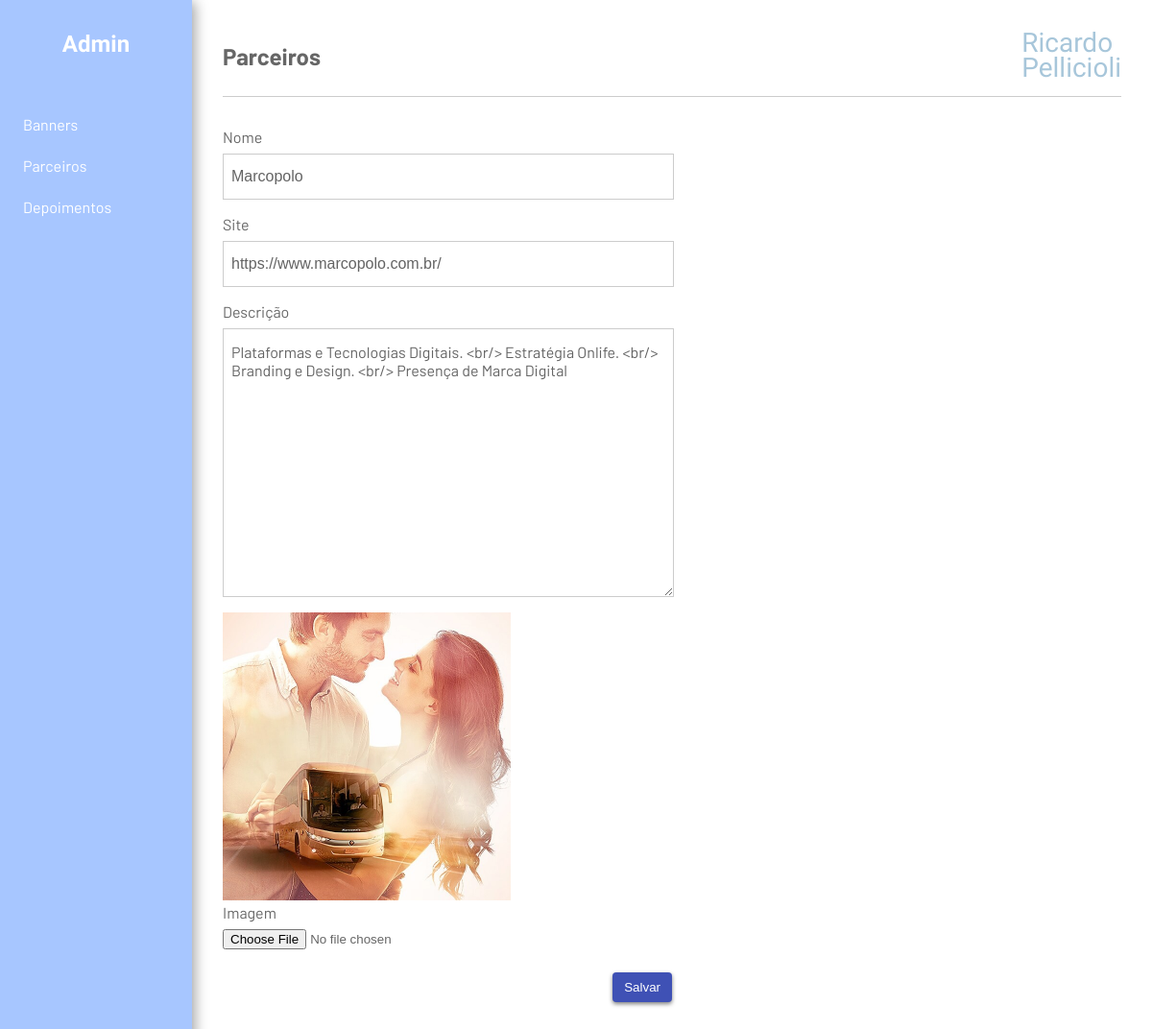
The page /admin/parceiro/editar/1 on the database its author committed.
### tables this page shows
CREATE TABLE `partner` (
  `id` int(11) NOT NULL AUTO_INCREMENT,
  `imageId` int(11) DEFAULT NULL,
  `name` varchar(255) NOT NULL,
  `description` text NULL,
  `url` varchar(255) NOT NULL,
  PRIMARY KEY (`id`),
  KEY `imageId` (`imageId`),
  CONSTRAINT `partner_ibfk_1` FOREIGN KEY (`imageId`) REFERENCES `file` (`id`) ON DELETE SET NULL ON UPDATE CASCADE
);

CREATE TABLE `file` (
  `id` int(11) NOT NULL AUTO_INCREMENT,
  `file` varchar(255) NOT NULL,
  `path` varchar(255) NOT NULL,
  `extension` varchar(25) DEFAULT NULL,
  PRIMARY KEY (`id`)
);

### application/controllers/Main.php (called while the page is built, shortened)
<?php
class Main extends CI_Controller {
	function __construct(){
		$this->load->helper('url');
	}
	public function partner($id){
		if($id){
			$this->load->model('partner_m');
			$partner = $this->partner_m->get($id);
		}
		$this->load->view('main', array(
			'content' => 'admin',
			'title' => "Parceiros",
			'container' => 'form-partner',
			'partner' => $partner,
			'user' => $_SESSION['user']
		));
	}
}

### index.php (called while the page is built, shortened)
<?php
require_once BASEPATH.'core/CodeIgniter.php';

### application/models/partner_m.php (called while the page is built, shortened)
<?php
class Partner_m extends CI_Model {
    public $table = 'partner';
    public $table_file = 'file';
    function get($id = FALSE){
        $this->db->select('partner.id, partner.name, partner.description, partner.url, file.file, file.path')
            ->from($this->table.' as partner')
            ->join($this->table_file.' as file', 'partner.imageId'.' = file.id', 'inner')
            ->order_by('partner.id', 'ASC');
        if($id)
            $this->db->where('partner.id', $id);
        $query = $this->db->get();
        $data = $query->result();
        return $data;
    }
}
?>

### application/views/form-partner.php (the view)
<form class="common-form" action="<?php echo base_url('admin/partner/save' . $partner[0]->id); ?>" method="POST">
    <div class="flex column">
        <label>
            Nome
        </label>
        <input type="text" id="name" name="name" value="<?php if(isset($partner)) echo $partner[0]->name; ?>" class="input" autocomplete="off" />
    </div>
    <div class="flex column">
        <label>
            Site
        </label>
        <input type="text" id="url" name="url" value="<?php if(isset($partner)) echo $partner[0]->url; ?>" class="input" autocomplete="off" />
    </div>
    <div class="flex column">
        <label>
            Descrição
        </label>
        <textarea id="description" name="description" class="textarea"><?php if(isset($partner)) echo $partner[0]->description; ?></textarea>
    </div>
    <?php if(isset($partner)) { ?> <img src="<?php echo base_url('assets/img/' . $partner[0]->file); ?>" class="preview-image-form" alt="image" /> <?php } ?>
    <div class="flex column">
        <label>
            Imagem
        </label>
        <input type="file" id="file" name="file"/>
    </div>
    <div class="buttons flex justify-end v-center margin-top-24">
        <button type="submit" class="button save">
            Salvar
        </button>
    </div>
</form>

### assets/css/style.css (style rules this page uses)
body { background: #FFFFFF; color: #666; font-family: 'Barlow',sans-serif; }
body,h1,h2,h3,h4,h5,h6 { margin: 0px; padding: 0px; }
label { margin-bottom: 8px; }
.common-form { width: 50%; }
.common-form > .buttons { width: 100%; }
.input { width: calc(100% - 16px); font-size:1rem; padding: 14px 8px; border: 1px solid #CCC; margin-bottom: 16px; outline: none; color:#646464; }
.textarea { width: calc(100% - 16px); height: 250px; font-size:1rem; padding: 14px 8px; border: 1px solid #CCC; margin-bottom: 16px; outline: none; color:#646464; font-family: 'Barlow',sans-serif; }
.button { margin-bottom: 12px; border-radius: 4px; border:none; box-shadow: 0 2px 4px rgba(0,0,0,.5); padding: 8px 12px; cursor: pointer; transition: .3s ease-in-out; }
.save { background: #3F51B5; color: #fff !important; }
.margin-top-24 { margin-top: 24px; }
.preview-image-form { width: 300px; }

### assets/css/flex.css (style rules this page uses)
.flex { display:flex; }
.column { flex-direction: column; }
.justify-end { justify-content: flex-end; }
.v-center { align-items: center; }

### rows shown on the page
partner: name "Marcopolo", url "https://www.marcopolo.com.br/", description "Plataformas e Tecnologias Digitais. <br/> Estratégia Onlife. <br/> Branding e Design. <br/> Presença de Marca Digital", imageId.file (picture)

### other values the page prints
$title "Parceiros"
